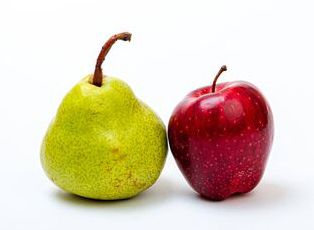
#> input picture TP5/frutas.jpg, 314 x 230 px
$ jupyter execute TP5.ipynb   (shell and % lines are left out)
#> lines starting #> are read from the running program, lines starting #| are printed output that depends on the picture; after the words box and inside, x2 and y2 are one past the last pixel; in counts of white or black regions, pixels touching at a corner belong together
**SEGMENTACIÓN CON K-MEANS**<br>
---
Objetivo: Segmentar las frutas de la imagen.

Alumno: Daniel Iván Cruz Flores

[cell 1]
#Si queremos que las imágenes sean mostradas en una ventana emergente quitar el inline

# OpenCV-Python utiliza NumPy para el manejo de imágenes
import numpy as np
# cv2 es el módulo python para acceder a OpenCV
import cv2 as cv
# Usamos las poderosas herramientas de graficación de matplotlib para mostrar imágenes, perfiles, histogramas, etc
import matplotlib.pyplot as plt

from mpl_toolkits.mplot3d import Axes3D
# from matplotlib import cm
from matplotlib import colors
import pandas as pd
import plotly.express as px


img = cv.imread('frutas.jpg')
#> img is the input picture: shape (230, 314, 3); mean B, G, R 180.2, 204.1, 219.1
imgRGB = cv.cvtColor(img,cv.COLOR_BGR2RGB)
#gray = cv.cvtColor(img, cv.COLOR_BGR2GRAY)

# Dimensión de la imagen
print('\nTamaño imagen 1: {} pix'.format(img.shape))
#| Tamaño imagen 1: (230, 314, 3) pix
print('\n')

[cell 2]
################# FIG: original ##############################################
# Nueva figura
fig = plt.figure()
#plt.figure(figsize=(8,6))

# Imagen original
ax1=plt.subplot(111)
ax1.imshow(imgRGB)
ax1.set_title('IMAGEN ORIGINAL')
plt.tight_layout()
plt.show()

[cell 3]
######################### GRAFICO DISTRIBUCIÓN COLOR ###########################
b, g, r = cv.split(imgRGB)
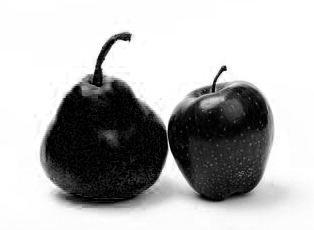
#> r: shape (230, 314); min 0, max 255, mean 180.2

fig = plt.figure(figsize=(8,6),dpi=80)
axis = fig.add_subplot(1,1,1,projection="3d")

# Configuración de color de píxeles
pixel_colors = imgRGB.reshape((np.shape(imgRGB)[0]*np.shape(imgRGB)[1],3))

# Normalizado
norm = colors.Normalize(vmin=-1.,vmax=1.)
norm.autoscale(pixel_colors)
# Convertir a lista
pixel_colors = norm(pixel_colors).tolist()
#> pixel_colors = 72220 items

# Mostrar diagrama de dispersión 3D
axis.scatter(r.flatten(),g.flatten(),b.flatten(),facecolors=pixel_colors,marker='.')
axis.set_xlabel("R")
axis.set_ylabel("G")
axis.set_zlabel("B")
axis.set_title("DISTRIBUCIÓN DEL COLOR - RGB \n")
plt.tight_layout()
plt.show()

[cell 4]
# Cambiamos el tamaño a un array de Mx3 (con M el número de píxels).
features = img.reshape((-1,3))
#print(features)
print('Dimensión de la matriz de características (espacio RGB): {}'.format(features.shape))
#| Dimensión de la matriz de características (espacio RGB): (72220, 3)
features = np.float32(features)

# Definimos el criterio de detención (Epsilon e iteraciones máximas) y número de clústers (K)
criteria = (cv.TERM_CRITERIA_MAX_ITER + cv.TERM_CRITERIA_EPS, 10, 1.0)

K = 3 # porque es el numero de colores mas fuertes

# Corremos el algoritmo de K-means con:
# - El criterio de detención predefinido
# - 15 ejecuciones del algoritmo distintos parametros iniciales (devuelve los centros de la corrida que de grupos más compactos)
# - Parámetro de incialización de las semillas (aleatorio)
compact, label, color_clusters = cv.kmeans(features, K, None, criteria, 15, cv.KMEANS_RANDOM_CENTERS)
#> compact = 100571550.8; color_clusters = [[248.7, 247.5, 247], [31.94, 21.96, 126.3], [32.99, 178, 184.2]]

[cell 5]
# Mostramos los centroides (colores) que representan cada cluster encontrado
color_clusters = np.uint8(color_clusters)
#> color_clusters = [[248, 247, 246], [31, 21, 126], [32, 177, 184]]
print(f'Centroides: \n {color_clusters} \n')
#| Centroides:
#|  [[248 247 246]
#|  [ 31  21 126]
#|  [ 32 177 184]]
# La función también devuelve un parámetro de "compactación" basado en las
#diferencias cuadrados entre las muestras y los centros hallados
compact = np.uint8(compact)
#> compact = 158
#print('Compactación: \n {} \n'.format(compact))

[cell 6]
# Hacemos un reshape al tamaño original de la matriz de imagen
img_out = color_clusters[label.flatten()]
img_out = img_out.reshape((img.shape))
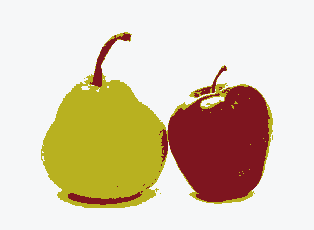
#> img_out: shape (230, 314, 3); mean B, G, R 179.4, 203.5, 218.4
img_ = cv.cvtColor(img_out,cv.COLOR_BGR2RGB)
segmentado1 = np.copy(img_)

# Nueva figura
fig = plt.figure()

ax1=plt.subplot(111)
ax1.imshow(img_)
ax1.set_title("IMAGEN DE COLOR SEGMENTADA CON K-MEANS")
plt.tight_layout()
plt.show()

[cell 7]
######### GRAFICAMOS LOS GRUPOS LOGRADOS EN K-MEANS ############################
fig = plt.figure(figsize=(8,6),dpi=80)
axis = fig.add_subplot(1,1,1,projection="3d")

# Configuración de color de píxeles
pixel_colors = img_.reshape((np.shape(img)[0]*np.shape(img)[1],3))

# Normalizado
norm = colors.Normalize(vmin=-1.,vmax=1.)
norm.autoscale(pixel_colors)
# Convertir a lista
pixel_colors = norm(pixel_colors).tolist()

# Mostrar diagrama de dispersión 3D
axis.scatter(r.flatten(),g.flatten(),b.flatten(),facecolors=pixel_colors,marker='x',)
axis.set_xlabel("R")
axis.set_ylabel("G")
axis.set_zlabel("B")
axis.set_title("AGRUPACIÓN DE COLOR K-MEANS \n")
plt.savefig("k_means1.png") # guardamos la imagen para usarlo en la comparación
plt.tight_layout()
plt.show()
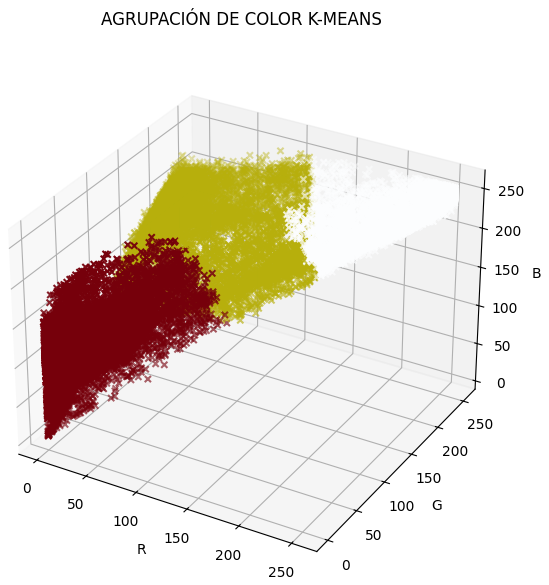
#> figure drawn by matplotlib, 1 panel

[cell 8]
############################GENERAR MASCARAS DE SEGENTACIÓN#####################

mask_list = list()
for cluster in color_clusters:
  mask = np.zeros(img_out.shape[:2],'uint8')
  mask[np.where((img_out == cluster).all(axis=2))] = 255
  mask_list.append(mask)
#> this loop made 3 passes
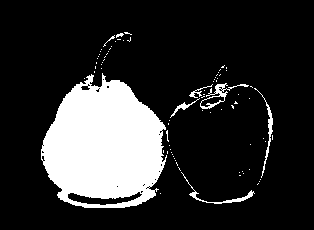
#> mask: shape (230, 314); 18% white; 81 white regions (73 under 20 px), largest, box (x1, y1, x2, y2) and area: (41, 73, 167, 208) 11967, (200, 83, 249, 109) 259, (181, 172, 255, 204) 213
#> after the loop, mask_list = 3 items

[cell 9]
###################### MOSTRAR  MASCARAS DE SEGENTACIÓN    #####################
pos=0
# Nueva figura
fig = plt.figure()
plt.figure(figsize=(16,8))

for i, mask in enumerate(mask_list):
    img_segmented = cv.bitwise_and(img, img, mask = mask)

    pos=pos+1
    ax1=plt.subplot(1,5,pos)
    mask = cv.cvtColor(mask,cv.COLOR_BGR2RGB)
    ax1.imshow(mask)
    ax1.set_title(f'Mascara de segmentación {i}')
#> this loop made 3 passes
#> pass 1, `img_segmented = cv.bitwise_and(img, img, mask = mask)`:
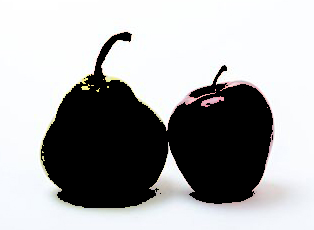
#> img_segmented: shape (230, 314, 3); mean B, G, R 169.8, 169.1, 168.7
#> pass 2, `mask = cv.cvtColor(mask,cv.COLOR_BGR2RGB)`:
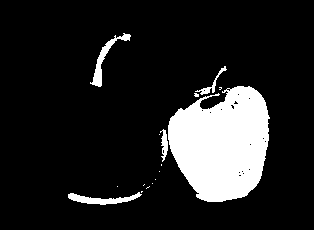
#> mask: shape (230, 314, 3); 13.7% white; 16 white regions (11 under 20 px), largest, box (x1, y1, x2, y2) and area: (168, 86, 270, 202) 8728, (90, 33, 131, 87) 418, (68, 192, 142, 205) 416, (195, 66, 227, 95) 146, (160, 129, 168, 162) 143
#> after the loop, pos = 3

plt.tight_layout()
plt.show()
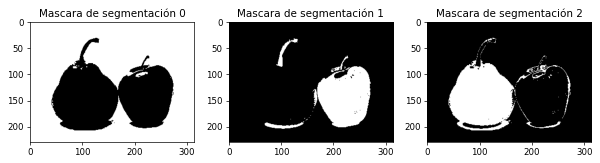
#> figure drawn by matplotlib, 3 panels

[cell 10]
###################### MOSTRAR  IMAGENES SEGENTADAS    #####################
pos=0

fig = plt.figure()
plt.figure(figsize=(16,8))

for i, mask in enumerate(mask_list):
    img_segmented = cv.bitwise_and(img, img, mask = mask)
    img_segmented  = cv.cvtColor(img_segmented ,cv.COLOR_BGR2RGB)
    pos=pos+1
    ax1=plt.subplot(1,5,pos)
    ax1.imshow(img_segmented)
    ax1.set_title(f'Imagen segmentada {i}')
#> after the loop, pos = 3

plt.tight_layout()
plt.show()

---

**MODIFICACIÓN DEL ESPACIO DE CARACTERISTICAS** <BR>
Se usará tonalidades de gris y puntos X,Y para segmentar la imagen original

[cell 11]
def espacio_features_new(img_gray):
    tonos=[]
    x=[]
    y=[]
    for i in range(img_gray.shape[0]):
      for j in range(img_gray.shape[1]):
          tonos.append(img_gray[i,j])
          x.append(i)
          y.append(j)
    new_features=np.array([tonos,x,y])
    return new_features

b, g, r = cv.split(img)

gray = cv.cvtColor(img, cv.COLOR_BGR2GRAY)
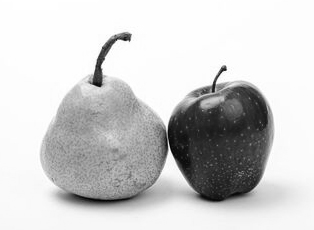
#> gray: shape (230, 314); min 2, max 255, mean 205.9
features=espacio_features_new(gray)
#> after the loop in espacio_features_new, `for i in range(img_gray.shape[0]):`: tonos = 72220 items

# Cambiamos el tamaño a un array de Mx2 (con M el número de píxels).
features = gray.reshape((-1,2))
#> features = 36110 pairs, first value 2 to 255, second value 2 to 255

print('Dimensión de la matriz de características (espacio RGB): {}'.format(features.shape))
#| Dimensión de la matriz de características (espacio RGB): (36110, 2)
features = np.float32(features)

# Definimos el criterio de detención (Epsilon e iteraciones máximas) y número de clústers (K)
criteria = (cv.TERM_CRITERIA_MAX_ITER + cv.TERM_CRITERIA_EPS, 10, 1.0)
K = 3 # porque es el numero de tonalidades más fuertes

# Corremos el algoritmo de K-means con:
# - El criterio de detención predefinido
# - 15 ejecuciones del algoritmo distintos parametros iniciales
# - Parámetro de incialización de las semillas (aleatorio)
compact, label, color_clusters = cv.kmeans(features, K, None, criteria, 15, cv.KMEANS_RANDOM_CENTERS)
#> compact = 15991435.6; color_clusters = [[165.7, 165.6], [249.6, 249.6], [53.59, 53.56]]


# Mostramos los centroides (colores) que representan cada cluster encontrado
color_clusters = np.uint8(color_clusters)
#> color_clusters = [[165, 165], [249, 249], [53, 53]]
print(f'Centroides: \n {color_clusters} \n')
#| Centroides:
#|  [[165 165]
#|  [249 249]
#|  [ 53  53]]
# La función también devuelve un parámetro de "compactación" basado en las diferencias cuadradas entre las muestras y los centros hallados
compact = np.uint8(compact)
#> compact = 139
#print('Compactación: \n {} \n'.format(compact))

# Cada píxel que corresponde a un grupo tiene copiado como etiqueta el color al que corresponde.
# Hacemos un reshape al tamaño original de la matriz de imagen
img_out = color_clusters[label.flatten()]
#> img_out = 36110 pairs, first value 53 to 249, second value 53 to 249
img_out = img_out.reshape((gray.shape))
#> img_out: shape (230, 314)
img_ = cv.cvtColor(img_out,cv.COLOR_BGR2RGB)
segmentado2 = np.copy(img_)

# Nueva figura
fig = plt.figure()
ax1=plt.subplot(111)
ax1.imshow(img_)
ax1.set_title("IMAGEN GRIS SEGMENTADA CON K-MEANS")
plt.tight_layout()
plt.show()

[cell 12]
######### GRAFICAMOS LOS GRUPOS LOGRADOS EN K-MEANS ############################
fig = plt.figure(figsize=(8,6),dpi=80)
axis = fig.add_subplot(1,1,1,projection="3d")

# Configuración de color de píxeles
pixel_colors = img_.reshape((np.shape(img)[0]*np.shape(img)[1],3))
# print(pixel_colors)
# Normalizado
norm = colors.Normalize(vmin=-1.,vmax=1.)
norm.autoscale(pixel_colors)
# Convertir a lista
pixel_colors = norm(pixel_colors).tolist()
# print('*'*20)
# print(pixel_colors)

# Mostrar diagrama de dispersión 3D
axis.scatter(r.flatten(),g.flatten(),b.flatten(),facecolors=pixel_colors,marker='x',)
axis.set_xlabel("X")
axis.set_ylabel("Y")
axis.set_zlabel("Tono gris")
axis.set_title("AGRUPACIÓN DE TONALIDADES K-MEANS \n")
plt.savefig("k_means2.png") # guardamos la imagen para usarlo en la comparación
plt.tight_layout()
plt.show()
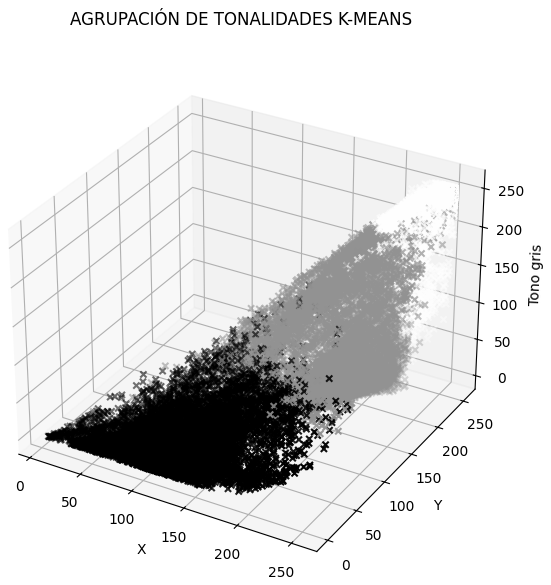
#> figure drawn by matplotlib, 1 panel

---
**RESULTADOS FINALES** <BR>

Comparación de procedimientos. <br>

[cell 13]
####################### COMPARACIÓN DE RESULTADOS###############################

# se carga imagen de agrupamiento que se generó durante el proceso.
imgK1 = cv.imread('k_means1.png')
imgK1 = cv.cvtColor(imgK1,cv.COLOR_BGR2RGB)

# se carga imagen de agrupamiento que se generó durante el proceso.
imgK2 = cv.imread('k_means2.png')
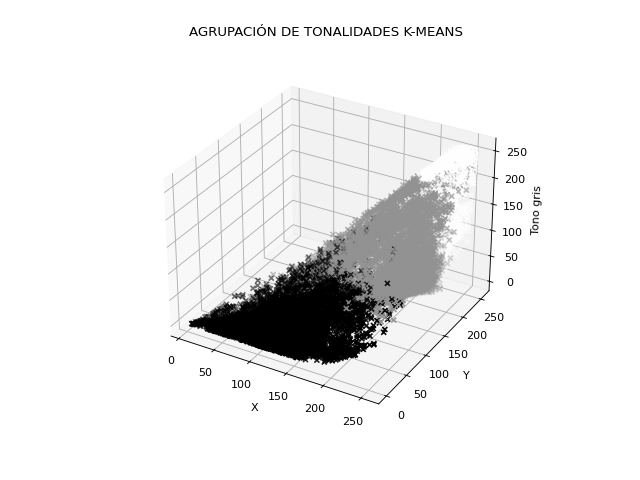
#> imgK2: shape (480, 640, 3); min 0, max 255, mean 237.1
imgK2 = cv.cvtColor(imgK2,cv.COLOR_BGR2RGB)


fig = plt.figure()
plt.figure(figsize=(20,12))

#carga imagen guardada en memoria temporal durante el proceso
ax1=plt.subplot(221)
ax1.imshow(segmentado1)
ax1.set_title('Segmentación Proceso 1')

#carga imagen guardada en memoria temporal durante el proceso
ax2=plt.subplot(222)
ax2.imshow(segmentado2)
ax2.set_title('Segmentación Proceso 2')

ax2=plt.subplot(223)
ax2.imshow(imgK1)
ax2.set_title('Agrupación Proceso 1')

ax2=plt.subplot(224)
ax2.imshow(imgK2)
ax2.set_title('Agrupación Proceso 2')


fig.tight_layout()
plt.show()
